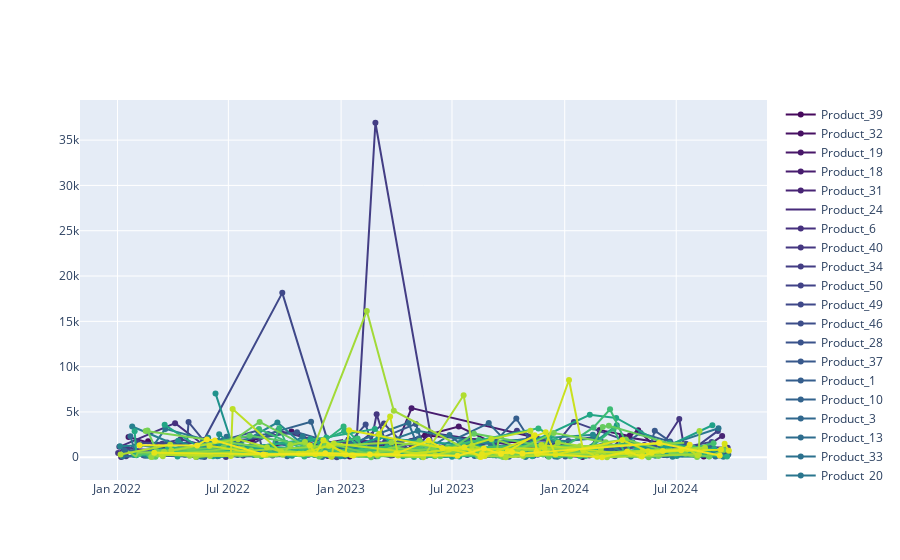

Notebook code cell kept with this figure:
### Code cell
# Visualization of sales over time by product and region
# Reference: https://towardsdatascience.com/8-visualizations-with-python-to-handle-multiple-time-series-data-19b5b2e66dd0
# Note: You can select the panel to focus on the sales line of a specific product

import plotly.graph_objects as go

sns.set(rc={'figure.figsize':(14,8)})
#extract color palette, the palette can be changed
list_product = list(set(df_no_missing['Product']))

pal = list(sns.color_palette(palette='viridis', n_colors=len( list_product)).as_hex())

fig = go.Figure()
for d,p in zip(list_product, pal):
    fig.add_trace(go.Scatter(x = df_no_missing[df_no_missing['Product']==d]['Sale Date'],
                             y = df_no_missing[df_no_missing['Product']==d]['Sales'],
                             name = d,
                             line_color = p, 
                             fill=None))   #tozeroy 

fig.show()
